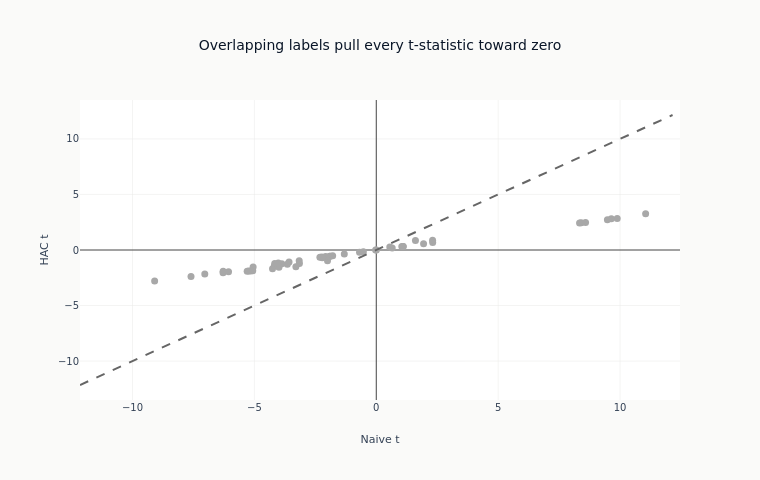

Notebook source saved alongside this figure:
### Markdown cell above
### What the overlap correction costs

The same t-statistic computed twice: once treating each date as independent evidence,
once allowing for the overlap between neighbouring labels. A point on the dashed
diagonal would mean the overlap cost nothing.

### Code cell
fig = go.Figure(
    go.Scatter(
        x=eval_summary["naive_t"].to_list(),
        y=eval_summary["hac_t"].to_list(),
        mode="markers",
        marker=dict(
            color=[SURVIVES if s else DOES_NOT for s in eval_summary["fdr_sig"].to_list()],
            size=7,
        ),
        text=eval_summary["feature"].to_list(),
        showlegend=False,
    )
)
max_t = (
    max(
        eval_summary["naive_t"].cast(pl.Float64, strict=False).abs().max() or 1.0,
        eval_summary["hac_t"].cast(pl.Float64, strict=False).abs().max() or 1.0,
    )
    * 1.1
)
fig.add_trace(
    go.Scatter(
        x=[-max_t, max_t],
        y=[-max_t, max_t],
        mode="lines",
        line=dict(dash="dash", color=GRAY_FILLS["border"]),
        showlegend=False,
    )
)
fig.update_layout(
    template="ml4t",
    height=480,
    width=760,
    title_text="Overlapping labels pull every t-statistic toward zero",
    xaxis_title="Naive t",
    yaxis_title="HAC t",
)
style.show_plotly_with_alt(
    fig,
    "A scatter of each feature's HAC t-statistic against its naive one, with a dashed diagonal "
    "marking equality. Every point sits between the diagonal and the horizontal zero line - "
    "naive values spread from about -10 to +11 while the HAC values stay inside roughly -3 to "
    "+3.5 - so correcting for overlap shrinks every t-statistic toward zero.",
)

### Figure 1 — Plotly figure (JSON) as saved in the notebook; plotly's stock layout.template omitted (floating-point values rounded to 4 significant figures)
{"data": [{"marker": {"color": ["#a8a8a8", "#a8a8a8", "#a8a8a8", "#a8a8a8", "#a8a8a8", "#a8a8a8", "#a8a8a8", "#a8a8a8", "#a8a8a8", "#a8a8a8", "#a8a8a8", "#a8a8a8", "#a8a8a8", "#a8a8a8", "#a8a8a8", "#a8a8a8", "#a8a8a8", "#a8a8a8", "#a8a8a8", "#a8a8a8", "#a8a8a8", "#a8a8a8", "#a8a8a8", "#a8a8a8", "#a8a8a8", "#a8a8a8", "#a8a8a8", "#a8a8a8", "#a8a8a8", "#a8a8a8", "#a8a8a8", "#a8a8a8", "#a8a8a8", "#a8a8a8", "#a8a8a8", "#a8a8a8", "#a8a8a8", "#a8a8a8", "#a8a8a8", "#a8a8a8", "#a8a8a8", "#a8a8a8", "#a8a8a8", "#a8a8a8", "#a8a8a8", "#a8a8a8", "#a8a8a8", "#a8a8a8", "#a8a8a8", "#a8a8a8", "#a8a8a8"], "size": 7}, "mode": "markers", "showlegend": false, "text": ["vol_252d", "vol_126d", "natr_14", "dist_52w_low", "vol_63d", "garch_cond_vol", "vol_21d", "max_dd_63d", "max_dd_126d", "mom_accel_medium", "sharpe_21d", "obv_zscore_63d", "rsi_14", "dist_52w_high", "cci_21", "bb_pctb_20", "rsi_7", "sharpe_10d", "ret_21d", "cci_14", "sma_ratio_50", "sharpe_42d", "stoch_k", "ema_ratio_26", "macd_line", "ret_10d", "ret_42d", "sharpe_5d", "hurst_100", "sharpe_252d", "ret_63d", "skip_recent_6_1", "sharpe_63d", "ret_5d", "ret_189d", "sharpe_126d", "sharpe_126d_rank", "vol_ratio_short", "chop_14", "vol_ratio_medium", "mom_accel_long", "ret_126d", "ret_126d_rank", "sma_ratio_200", "vol_ratio_21d", "sharpe_189d", "skip_recent_12_1", "adx_14", "vol_ratio_63d", "ret_252d", "mom_accel_short"], "type": "scatter", "x": [9.881, 9.48, 9.641, 11.05, 8.584, 8.404, 8.338, -9.091, -7.034, -6.281, -6.285, -7.599, -6.061, -5.052, -5.295, -5.23, -5.151, -5.067, -4.183, -4.257, -3.876, -4.02, -3.992, -3.648, -3.578, -3.153, -3.162, -3.298, -4.166, -2.312, -2.232, 2.314, -2.077, -2.0, 1.94, -1.901, -1.901, -2.217, 2.309, -1.789, -1.312, 1.103, 1.103, 1.047, 1.607, -0.6878, 0.6531, -0.5304, 0.5543, -0.02741, 0.003748], "y": [2.838, 2.733, 2.805, 3.262, 2.48, 2.457, 2.427, -2.8, -2.159, -1.908, -2.039, -2.375, -1.966, -1.526, -1.907, -1.902, -1.886, -1.873, -1.43, -1.682, -1.228, -1.174, -1.551, -1.282, -1.086, -1.226, -0.9675, -1.504, -1.214, -0.6443, -0.6358, 0.665, -0.5877, -0.9687, 0.5566, -0.5671, -0.5671, -0.7084, 0.884, -0.5096, -0.3602, 0.3236, 0.3236, 0.3046, 0.86, -0.1953, 0.1869, -0.1519, 0.2684, -0.007932, 0.001075]}, {"line": {"color": "#666666", "dash": "dash"}, "mode": "lines", "showlegend": false, "type": "scatter", "x": [-12.15, 12.15], "y": [-12.15, 12.15]}], "layout": {"height": 480, "title": {"text": "Overlapping labels pull every t-statistic toward zero"}, "width": 760, "xaxis": {"title": {"text": "Naive t"}}, "yaxis": {"title": {"text": "HAC t"}}}}
